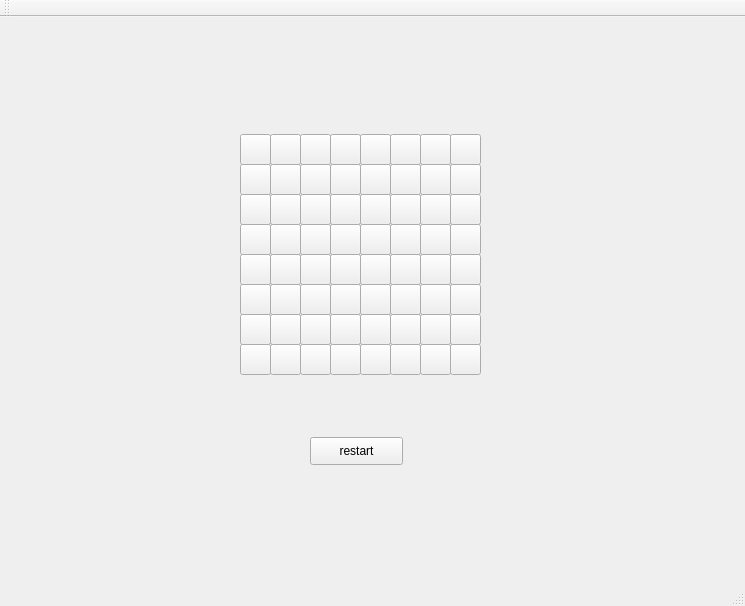
<?xml version="1.0" encoding="UTF-8"?>
<ui version="4.0">
 <class>MainWindow</class>
 <widget class="QMainWindow" name="MainWindow">
  <property name="geometry">
   <rect>
    <x>0</x>
    <y>0</y>
    <width>745</width>
    <height>606</height>
   </rect>
  </property>
  <property name="windowTitle">
   <string>MainWindow</string>
  </property>
  <widget class="QWidget" name="centralWidget">
   <widget class="QPushButton" name="pushButton">
    <property name="enabled">
     <bool>true</bool>
    </property>
    <property name="geometry">
     <rect>
      <x>240</x>
      <y>117</y>
      <width>31</width>
      <height>31</height>
     </rect>
    </property>
    <property name="text">
     <string/>
    </property>
   </widget>
   <widget class="QPushButton" name="pushButton_2">
    <property name="geometry">
     <rect>
      <x>270</x>
      <y>117</y>
      <width>31</width>
      <height>31</height>
     </rect>
    </property>
    <property name="text">
     <string/>
    </property>
   </widget>
   <widget class="QPushButton" name="pushButton_3">
    <property name="geometry">
     <rect>
      <x>300</x>
      <y>117</y>
      <width>31</width>
      <height>31</height>
     </rect>
    </property>
    <property name="text">
     <string/>
    </property>
   </widget>
   <widget class="QPushButton" name="pushButton_4">
    <property name="geometry">
     <rect>
      <x>330</x>
      <y>117</y>
      <width>31</width>
      <height>31</height>
     </rect>
    </property>
    <property name="text">
     <string/>
    </property>
   </widget>
   <widget class="QPushButton" name="pushButton_5">
    <property name="geometry">
     <rect>
      <x>360</x>
      <y>117</y>
      <width>31</width>
      <height>31</height>
     </rect>
    </property>
    <property name="text">
     <string/>
    </property>
   </widget>
   <widget class="QPushButton" name="pushButton_6">
    <property name="geometry">
     <rect>
      <x>390</x>
      <y>117</y>
      <width>31</width>
      <height>31</height>
     </rect>
    </property>
    <property name="text">
     <string/>
    </property>
   </widget>
   <widget class="QPushButton" name="pushButton_7">
    <property name="geometry">
     <rect>
      <x>420</x>
      <y>117</y>
      <width>31</width>
      <height>31</height>
     </rect>
    </property>
    <property name="text">
     <string/>
    </property>
   </widget>
   <widget class="QPushButton" name="pushButton_8">
    <property name="geometry">
     <rect>
      <x>450</x>
      <y>117</y>
      <width>31</width>
      <height>31</height>
     </rect>
    </property>
    <property name="text">
     <string/>
    </property>
   </widget>
   <widget class="QPushButton" name="pushButton_9">
    <property name="geometry">
     <rect>
      <x>300</x>
      <y>147</y>
      <width>31</width>
      <height>31</height>
     </rect>
    </property>
    <property name="text">
     <string/>
    </property>
   </widget>
   <widget class="QPushButton" name="pushButton_10">
    <property name="geometry">
     <rect>
      <x>420</x>
      <y>147</y>
      <width>31</width>
      <height>31</height>
     </rect>
    </property>
    <property name="text">
     <string/>
    </property>
   </widget>
   <widget class="QPushButton" name="pushButton_11">
    <property name="geometry">
     <rect>
      <x>330</x>
      <y>147</y>
      <width>31</width>
      <height>31</height>
     </rect>
    </property>
    <property name="text">
     <string/>
    </property>
   </widget>
   <widget class="QPushButton" name="pushButton_12">
    <property name="geometry">
     <rect>
      <x>360</x>
      <y>147</y>
      <width>31</width>
      <height>31</height>
     </rect>
    </property>
    <property name="text">
     <string/>
    </property>
   </widget>
   <widget class="QPushButton" name="pushButton_13">
    <property name="geometry">
     <rect>
      <x>240</x>
      <y>147</y>
      <width>31</width>
      <height>31</height>
     </rect>
    </property>
    <property name="text">
     <string/>
    </property>
   </widget>
   <widget class="QPushButton" name="pushButton_14">
    <property name="geometry">
     <rect>
      <x>450</x>
      <y>147</y>
      <width>31</width>
      <height>31</height>
     </rect>
    </property>
    <property name="text">
     <string/>
    </property>
   </widget>
   <widget class="QPushButton" name="pushButton_15">
    <property name="geometry">
     <rect>
      <x>270</x>
      <y>147</y>
      <width>31</width>
      <height>31</height>
     </rect>
    </property>
    <property name="text">
     <string/>
    </property>
   </widget>
   <widget class="QPushButton" name="pushButton_16">
    <property name="geometry">
     <rect>
      <x>390</x>
      <y>147</y>
      <width>31</width>
      <height>31</height>
     </rect>
    </property>
    <property name="text">
     <string/>
    </property>
   </widget>
   <widget class="QPushButton" name="pushButton_17">
    <property name="geometry">
     <rect>
      <x>300</x>
      <y>177</y>
      <width>31</width>
      <height>31</height>
     </rect>
    </property>
    <property name="text">
     <string/>
    </property>
   </widget>
   <widget class="QPushButton" name="pushButton_18">
    <property name="geometry">
     <rect>
      <x>420</x>
      <y>177</y>
      <width>31</width>
      <height>31</height>
     </rect>
    </property>
    <property name="text">
     <string/>
    </property>
   </widget>
   <widget class="QPushButton" name="pushButton_19">
    <property name="geometry">
     <rect>
      <x>330</x>
      <y>177</y>
      <width>31</width>
      <height>31</height>
     </rect>
    </property>
    <property name="text">
     <string/>
    </property>
   </widget>
   <widget class="QPushButton" name="pushButton_20">
    <property name="geometry">
     <rect>
      <x>360</x>
      <y>177</y>
      <width>31</width>
      <height>31</height>
     </rect>
    </property>
    <property name="text">
     <string/>
    </property>
   </widget>
   <widget class="QPushButton" name="pushButton_21">
    <property name="geometry">
     <rect>
      <x>360</x>
      <y>207</y>
      <width>31</width>
      <height>31</height>
     </rect>
    </property>
    <property name="text">
     <string/>
    </property>
   </widget>
   <widget class="QPushButton" name="pushButton_22">
    <property name="geometry">
     <rect>
      <x>300</x>
      <y>207</y>
      <width>31</width>
      <height>31</height>
     </rect>
    </property>
    <property name="text">
     <string/>
    </property>
   </widget>
   <widget class="QPushButton" name="pushButton_23">
    <property name="geometry">
     <rect>
      <x>240</x>
      <y>177</y>
      <width>31</width>
      <height>31</height>
     </rect>
    </property>
    <property name="text">
     <string/>
    </property>
   </widget>
   <widget class="QPushButton" name="pushButton_24">
    <property name="geometry">
     <rect>
      <x>420</x>
      <y>207</y>
      <width>31</width>
      <height>31</height>
     </rect>
    </property>
    <property name="text">
     <string/>
    </property>
   </widget>
   <widget class="QPushButton" name="pushButton_25">
    <property name="geometry">
     <rect>
      <x>450</x>
      <y>177</y>
      <width>31</width>
      <height>31</height>
     </rect>
    </property>
    <property name="text">
     <string/>
    </property>
   </widget>
   <widget class="QPushButton" name="pushButton_26">
    <property name="geometry">
     <rect>
      <x>330</x>
      <y>207</y>
      <width>31</width>
      <height>31</height>
     </rect>
    </property>
    <property name="text">
     <string/>
    </property>
   </widget>
   <widget class="QPushButton" name="pushButton_27">
    <property name="geometry">
     <rect>
      <x>240</x>
      <y>207</y>
      <width>31</width>
      <height>31</height>
     </rect>
    </property>
    <property name="text">
     <string/>
    </property>
   </widget>
   <widget class="QPushButton" name="pushButton_28">
    <property name="geometry">
     <rect>
      <x>270</x>
      <y>207</y>
      <width>31</width>
      <height>31</height>
     </rect>
    </property>
    <property name="text">
     <string/>
    </property>
   </widget>
   <widget class="QPushButton" name="pushButton_29">
    <property name="geometry">
     <rect>
      <x>390</x>
      <y>207</y>
      <width>31</width>
      <height>31</height>
     </rect>
    </property>
    <property name="text">
     <string/>
    </property>
   </widget>
   <widget class="QPushButton" name="pushButton_30">
    <property name="geometry">
     <rect>
      <x>270</x>
      <y>177</y>
      <width>31</width>
      <height>31</height>
     </rect>
    </property>
    <property name="text">
     <string/>
    </property>
   </widget>
   <widget class="QPushButton" name="pushButton_31">
    <property name="geometry">
     <rect>
      <x>450</x>
      <y>207</y>
      <width>31</width>
      <height>31</height>
     </rect>
    </property>
    <property name="text">
     <string/>
    </property>
   </widget>
   <widget class="QPushButton" name="pushButton_32">
    <property name="geometry">
     <rect>
      <x>390</x>
      <y>177</y>
      <width>31</width>
      <height>31</height>
     </rect>
    </property>
    <property name="text">
     <string/>
    </property>
   </widget>
   <widget class="QPushButton" name="pushButton_33">
    <property name="geometry">
     <rect>
      <x>360</x>
      <y>237</y>
      <width>31</width>
      <height>31</height>
     </rect>
    </property>
    <property name="text">
     <string/>
    </property>
   </widget>
   <widget class="QPushButton" name="pushButton_34">
    <property name="geometry">
     <rect>
      <x>390</x>
      <y>297</y>
      <width>31</width>
      <height>31</height>
     </rect>
    </property>
    <property name="text">
     <string/>
    </property>
   </widget>
   <widget class="QPushButton" name="pushButton_35">
    <property name="geometry">
     <rect>
      <x>450</x>
      <y>327</y>
      <width>31</width>
      <height>31</height>
     </rect>
    </property>
    <property name="text">
     <string/>
    </property>
   </widget>
   <widget class="QPushButton" name="pushButton_36">
    <property name="geometry">
     <rect>
      <x>360</x>
      <y>327</y>
      <width>31</width>
      <height>31</height>
     </rect>
    </property>
    <property name="text">
     <string/>
    </property>
   </widget>
   <widget class="QPushButton" name="pushButton_37">
    <property name="geometry">
     <rect>
      <x>300</x>
      <y>237</y>
      <width>31</width>
      <height>31</height>
     </rect>
    </property>
    <property name="text">
     <string/>
    </property>
   </widget>
   <widget class="QPushButton" name="pushButton_38">
    <property name="geometry">
     <rect>
      <x>330</x>
      <y>237</y>
      <width>31</width>
      <height>31</height>
     </rect>
    </property>
    <property name="text">
     <string/>
    </property>
   </widget>
   <widget class="QPushButton" name="pushButton_39">
    <property name="geometry">
     <rect>
      <x>360</x>
      <y>267</y>
      <width>31</width>
      <height>31</height>
     </rect>
    </property>
    <property name="text">
     <string/>
    </property>
   </widget>
   <widget class="QPushButton" name="pushButton_40">
    <property name="geometry">
     <rect>
      <x>270</x>
      <y>267</y>
      <width>31</width>
      <height>31</height>
     </rect>
    </property>
    <property name="text">
     <string/>
    </property>
   </widget>
   <widget class="QPushButton" name="pushButton_41">
    <property name="geometry">
     <rect>
      <x>270</x>
      <y>237</y>
      <width>31</width>
      <height>31</height>
     </rect>
    </property>
    <property name="text">
     <string/>
    </property>
   </widget>
   <widget class="QPushButton" name="pushButton_42">
    <property name="geometry">
     <rect>
      <x>450</x>
      <y>267</y>
      <width>31</width>
      <height>31</height>
     </rect>
    </property>
    <property name="text">
     <string/>
    </property>
   </widget>
   <widget class="QPushButton" name="pushButton_43">
    <property name="geometry">
     <rect>
      <x>300</x>
      <y>327</y>
      <width>31</width>
      <height>31</height>
     </rect>
    </property>
    <property name="text">
     <string/>
    </property>
   </widget>
   <widget class="QPushButton" name="pushButton_44">
    <property name="geometry">
     <rect>
      <x>450</x>
      <y>297</y>
      <width>31</width>
      <height>31</height>
     </rect>
    </property>
    <property name="text">
     <string/>
    </property>
   </widget>
   <widget class="QPushButton" name="pushButton_45">
    <property name="geometry">
     <rect>
      <x>330</x>
      <y>267</y>
      <width>31</width>
      <height>31</height>
     </rect>
    </property>
    <property name="text">
     <string/>
    </property>
   </widget>
   <widget class="QPushButton" name="pushButton_46">
    <property name="geometry">
     <rect>
      <x>420</x>
      <y>297</y>
      <width>31</width>
      <height>31</height>
     </rect>
    </property>
    <property name="text">
     <string/>
    </property>
   </widget>
   <widget class="QPushButton" name="pushButton_47">
    <property name="geometry">
     <rect>
      <x>360</x>
      <y>297</y>
      <width>31</width>
      <height>31</height>
     </rect>
    </property>
    <property name="text">
     <string/>
    </property>
   </widget>
   <widget class="QPushButton" name="pushButton_48">
    <property name="geometry">
     <rect>
      <x>240</x>
      <y>297</y>
      <width>31</width>
      <height>31</height>
     </rect>
    </property>
    <property name="text">
     <string/>
    </property>
   </widget>
   <widget class="QPushButton" name="pushButton_49">
    <property name="geometry">
     <rect>
      <x>270</x>
      <y>327</y>
      <width>31</width>
      <height>31</height>
     </rect>
    </property>
    <property name="text">
     <string/>
    </property>
   </widget>
   <widget class="QPushButton" name="pushButton_50">
    <property name="geometry">
     <rect>
      <x>270</x>
      <y>297</y>
      <width>31</width>
      <height>31</height>
     </rect>
    </property>
    <property name="text">
     <string/>
    </property>
   </widget>
   <widget class="QPushButton" name="pushButton_51">
    <property name="geometry">
     <rect>
      <x>390</x>
      <y>237</y>
      <width>31</width>
      <height>31</height>
     </rect>
    </property>
    <property name="text">
     <string/>
    </property>
   </widget>
   <widget class="QPushButton" name="pushButton_52">
    <property name="geometry">
     <rect>
      <x>240</x>
      <y>267</y>
      <width>31</width>
      <height>31</height>
     </rect>
    </property>
    <property name="text">
     <string/>
    </property>
   </widget>
   <widget class="QPushButton" name="pushButton_53">
    <property name="geometry">
     <rect>
      <x>300</x>
      <y>267</y>
      <width>31</width>
      <height>31</height>
     </rect>
    </property>
    <property name="text">
     <string/>
    </property>
   </widget>
   <widget class="QPushButton" name="pushButton_54">
    <property name="geometry">
     <rect>
      <x>240</x>
      <y>327</y>
      <width>31</width>
      <height>31</height>
     </rect>
    </property>
    <property name="text">
     <string/>
    </property>
   </widget>
   <widget class="QPushButton" name="pushButton_55">
    <property name="geometry">
     <rect>
      <x>330</x>
      <y>297</y>
      <width>31</width>
      <height>31</height>
     </rect>
    </property>
    <property name="text">
     <string/>
    </property>
   </widget>
   <widget class="QPushButton" name="pushButton_56">
    <property name="geometry">
     <rect>
      <x>390</x>
      <y>267</y>
      <width>31</width>
      <height>31</height>
     </rect>
    </property>
    <property name="text">
     <string/>
    </property>
   </widget>
   <widget class="QPushButton" name="pushButton_57">
    <property name="geometry">
     <rect>
      <x>300</x>
      <y>297</y>
      <width>31</width>
      <height>31</height>
     </rect>
    </property>
    <property name="text">
     <string/>
    </property>
   </widget>
   <widget class="QPushButton" name="pushButton_58">
    <property name="geometry">
     <rect>
      <x>240</x>
      <y>237</y>
      <width>31</width>
      <height>31</height>
     </rect>
    </property>
    <property name="text">
     <string/>
    </property>
   </widget>
   <widget class="QPushButton" name="pushButton_59">
    <property name="geometry">
     <rect>
      <x>420</x>
      <y>267</y>
      <width>31</width>
      <height>31</height>
     </rect>
    </property>
    <property name="text">
     <string/>
    </property>
   </widget>
   <widget class="QPushButton" name="pushButton_60">
    <property name="geometry">
     <rect>
      <x>330</x>
      <y>327</y>
      <width>31</width>
      <height>31</height>
     </rect>
    </property>
    <property name="text">
     <string/>
    </property>
   </widget>
   <widget class="QPushButton" name="pushButton_61">
    <property name="geometry">
     <rect>
      <x>420</x>
      <y>237</y>
      <width>31</width>
      <height>31</height>
     </rect>
    </property>
    <property name="text">
     <string/>
    </property>
   </widget>
   <widget class="QPushButton" name="pushButton_62">
    <property name="geometry">
     <rect>
      <x>420</x>
      <y>327</y>
      <width>31</width>
      <height>31</height>
     </rect>
    </property>
    <property name="text">
     <string/>
    </property>
   </widget>
   <widget class="QPushButton" name="pushButton_63">
    <property name="geometry">
     <rect>
      <x>390</x>
      <y>327</y>
      <width>31</width>
      <height>31</height>
     </rect>
    </property>
    <property name="text">
     <string/>
    </property>
   </widget>
   <widget class="QPushButton" name="pushButton_64">
    <property name="geometry">
     <rect>
      <x>450</x>
      <y>237</y>
      <width>31</width>
      <height>31</height>
     </rect>
    </property>
    <property name="text">
     <string/>
    </property>
   </widget>
   <widget class="QPushButton" name="pushButton_65">
    <property name="geometry">
     <rect>
      <x>310</x>
      <y>420</y>
      <width>93</width>
      <height>28</height>
     </rect>
    </property>
    <property name="text">
     <string>restart</string>
    </property>
   </widget>
  </widget>
  <widget class="QMenuBar" name="menuBar">
   <property name="geometry">
    <rect>
     <x>0</x>
     <y>0</y>
     <width>745</width>
     <height>26</height>
    </rect>
   </property>
  </widget>
  <widget class="QToolBar" name="mainToolBar">
   <attribute name="toolBarArea">
    <enum>TopToolBarArea</enum>
   </attribute>
   <attribute name="toolBarBreak">
    <bool>false</bool>
   </attribute>
  </widget>
  <widget class="QStatusBar" name="statusBar"/>
 </widget>
 <layoutdefault spacing="6" margin="11"/>
 <resources/>
 <connections/>
</ui>
